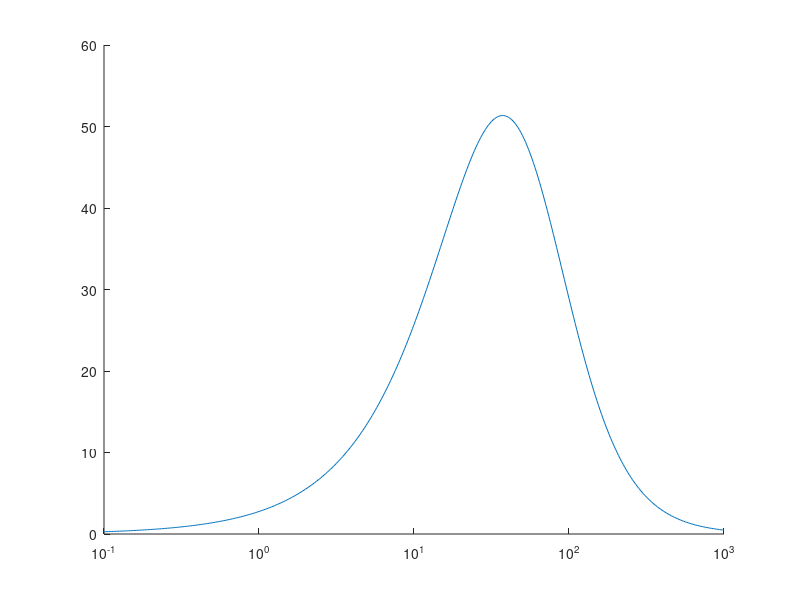

MATLAB code for this plot:
fid=fopen('charge_amp_08012019.txt');
C=textscan(fid,'%f %f,%f %f,%f','Headerlines',1);

Vin=complex(C{4},C{5});
Vout=complex(C{2},C{3});

coef_filt=abs(Vout./Vin);
freq=C{1};

figure
hold on
semilogx(C{1},coef_filt)
set(gca,'Xscale','log')
pause
close all
% save('ca_01082019_TF.mat','coef_filt','freq');



